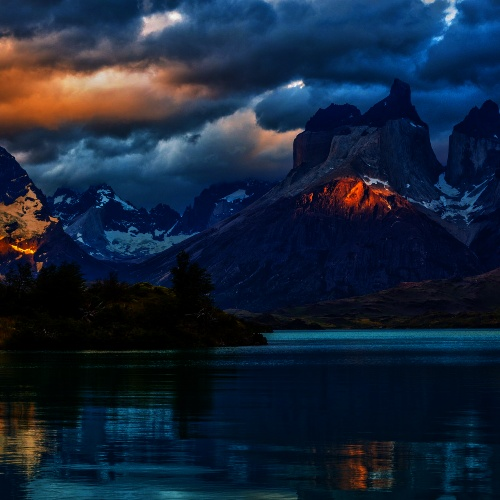
#> input picture GeneticDesignProject/Image-lib/crop1x1_cv2.jpg, 500 x 500 px, found by its file name
$ python -i Algorithm_Sosmed.py   (imports and definitions only)   (older library calls are emulated)
#> lines starting #> are read from the running program, lines starting #| are printed output that depends on the picture
### GeneticDesignProject/Algorithm_colorMaterial.py
import random
from PIL import Image, ImageDraw, ImageFilter, ImageFont
import cv2
from matplotlib import pyplot as plt
import numpy as np

# Light material color
red = (255,205,210)
pink = (248,187,208)
purple = (225,190,231)
deep_purple = (209,196,233)
indigo = (197,202,233)
blue = (187,222,251)
light_blue = (179,229,252)
cyan = (178,235,242)
teal = (178,223,219)

green = (200,230,201)
light_green = (220,237,200)
lime = (240,244,195)
yellow = (255,249,196)
amber = (255,236,179)
orange = (255,224,178)
deep_orange = (255,204,188)
brown = (215,204,200)
grey = (245,245,245)
blue_grey = (207,216,220)

# Dark material color
red800 = (198,40,40)
pink800 = (173,20,87)
purple800 = (106,27,154)
deepPurple800 = (69,39,160)
indigo800 =(40,53,147)
blue800 = (21,101,192)
lightBlue800 = (2,119,189)
cyan800 = (0,131,143)
teal800 = (0,105,92)
green800 = (46,125,50)
lightGreen800 = (85,139,47)
lime800 = (158,157,36)
yellow800 = (249,168,37)
amber800 = (255,143,0)
orange800 = (239,108,0)
deepOrange800 = (216,67,21)
brown800 = (78,52,46)
grey800 = (66,66,66)
blueGrey800 = (55,71,79)

# Function to ram=ndomize the color from database
# [36 lines left out: functions randomMaterialColor, selectColor, not called in this run]


# randomMaterialColor()

def LIGHTorDARK(image=None,
            posX = None, posY = None,
            sizeX = None, sizeY = None,
            ):

    if posX==None:
        image=image
    else:
        x1,y1,x2,y2 = posX, posY, (posX + sizeX), (posY + sizeY)
        image = image.crop((x1,y1,x2,y2))
        print('Auto color BW detection start with (x1,y1,x2,y2) : ',posX,posY,(posX + sizeX),(posY + sizeY))
    print('Result crop is = ',image)
    # image.show()

    # image = image.convert('RGB') #Select background from random image in a category
    #there is 4 category City, Dawn, Dusk, Night
    # image = Image.open('/home/linkgish/Desktop/WebApp2/GeneticDesignProject/Image-lib/background-lib/City/city-wallpaper-27.jpg')  #Import a single image as background
    #Converting PIL to OpenCV format (2 Dimension to 3 Dimensional Array)
    image = image.convert('RGB')
    image = np.array(image)
    image = image[:, :, ::-1].copy()
    # ploting the Histogram so it can be analyzed
    plt.hist(image.ravel(),256,[0,256])
    histr = cv2.calcHist([image], [0], None, [256], [0,256]) #Channel set to 0 for Grayscale image
    # Describe what is dark and light color, based on their histogram
    dark = np.average(histr[:150])
    light = np.average(histr[127:])
    print('Dark and Light = ',dark,' // ',light)        # Printing the dark and light param
    if (dark)>light:        # If dark give it light
        lightColor = (255,255,255)
        print('lightColor')
        return lightColor
    else:       # If light give it dark color
        darkColor = (55,71,79)
        print('darkColor')
        return darkColor

# [5 lines left out: function addAlpha, not called in this run]

# rgba = addAlpha(rgb=(1,1,1), alpha=20)
# print(rgba)

### GeneticDesignProject/Algorithm_Sosmed.py
from PIL import ImageFont, ImageDraw, Image, ImageFilter
import cv2
import numpy as np
from Algorithm_colorMaterial import LIGHTorDARK

logoIGPath = '/home/linkgish/Desktop/WebApp2/GeneticDesignProject/Image-lib/Logo-lib/logo-instagram.png'
backgroundPath = '/home/linkgish/Desktop/WebApp2/GeneticDesignProject/Image-lib/crop1x1_cv2.jpg'
fontPath = '/home/linkgish/Desktop/WebApp2/GeneticDesignProject/Font-lib/Muli/Muli-BlackItalic.ttf'   #Open custom font
fontSize = 400     #Set font size
pathLogo_IG = '/home/linkgish/Desktop/WebApp2/GeneticDesignProject/Image-lib/Logo-lib/logo-instagram.png'
pathLogo_FB = '/home/linkgish/Desktop/WebApp2/GeneticDesignProject/Image-lib/Logo-lib/logo-facebook.png'
pathLogo_WA = '/home/linkgish/Desktop/WebApp2/GeneticDesignProject/Image-lib/Logo-lib/logo-whatsapp.png'
pathLogo_LINE = '/home/linkgish/Desktop/WebApp2/GeneticDesignProject/Image-lib/Logo-lib/logo-line.png'
pathLogo_TELEGRAM = '/home/linkgish/Desktop/WebApp2/GeneticDesignProject/Image-lib/Logo-lib/logo-telegram.png'
pathLogo_WEB = '/home/linkgish/Desktop/WebApp2/GeneticDesignProject/Image-lib/Logo-lib/logo-www.png'
pathLogo_TWITTER = '/home/linkgish/Desktop/WebApp2/GeneticDesignProject/Image-lib/Logo-lib/logo-twitter.png'
pathLogo_YOUTUBE = '/home/linkgish/Desktop/WebApp2/GeneticDesignProject/Image-lib/Logo-lib/logo-youtube.png'

# Function to draw single IG account for large account sign purpose
# [56 lines left out: function drawIGaccount, not called in this run]

    # [6 lines of commented-out code are left out]

def drawAnotherSosmed(#isTrue=False,
                        image=None,
                        backgroundPath=backgroundPath,
                        fontPath=fontPath,
                        fontSize=fontSize,
                        fontColor='white',
                        ratioHeight = 5,
                        useOverlay = False,
                        forceColor = None,
                        account_IG = None ,
                        account_FB = None ,
                        account_WA = None ,
                        account_LINE = None ,
                        account_TELEGRAM = None ,
                        account_WEB = None ,
                        account_TWITTER = None,
                        account_YOUTUBE = None,
                        ratioXpaste = 50,
                        ratioYpaste = 87,
                    ):
    # IMport background as size reference
#> called with fontSize = 400, fontColor = 'white', ratioHeight = 5, useOverlay = False, ratioXpaste = 50, ratioYpaste = 87
    if image==None:
        img = Image.open(backgroundPath)
#> img is the input picture: PIL image 500x500 RGB; mean R, G, B 21.9, 36.2, 56.5
    else:
        img = image

    canvas = Image.new('RGBA',(img.size[0],img.size[1]))
#> canvas: PIL image 500x500 RGBA; every value is 0
    newCanvas = Image.new('RGBA',(0,0),0)
    # drawOn = ImageDraw.Draw(canvas)
    logoH = int(img.size[1]*ratioHeight/100)
#> logoH = 25
    # What logo will be create next? Make a list first
    listLogoPath = [pathLogo_FB, pathLogo_IG,
                        pathLogo_LINE, pathLogo_TELEGRAM,
                        pathLogo_TWITTER, pathLogo_WA,
                        pathLogo_WEB, pathLogo_YOUTUBE]
    listAccount = [account_FB, account_IG,
                    account_LINE, account_TELEGRAM,
                    account_TWITTER, account_WA,
                    account_WEB, account_YOUTUBE]

    fullAccCanvas = Image.new('RGBA',(10,10))
    placeX = 0
    placeY = img.size[1]*28//30
#> placeY = 466
    for i in range(len(listAccount)):
        if listAccount[i] != None:
            # print(i,' ada')
            pathLogo = listLogoPath[i]
            logo = Image.open(pathLogo).convert("RGBA")

            logoHratio = logoH/logo.size[1]
            logoNewSize = int(logo.size[0]*logoHratio), int(logo.size[1]*logoHratio)
            logo = logo.resize((logoNewSize), Image.ANTIALIAS)
            # logo.show()

            account = listAccount[i]

            font = ImageFont.truetype(fontPath,fontSize,0,"unic",None)  #Generate font
            textsize = font.getsize(account)   #Getting the width and height of the text
            nameAccCanvas = Image.new('RGBA',(textsize[0]+fontSize//3,textsize[1]),0)
            drawNAC = ImageDraw.Draw(nameAccCanvas)
            drawNAC.text((0,0), account, font = font, fill = fontColor)
            # nameAccCanvas.show()
            accountRatio = (logoH)/textsize[1]
            accountNewSize = int(textsize[0]*accountRatio), int(textsize[1]*accountRatio)

            nameAccCanvas = nameAccCanvas.resize(accountNewSize,Image.ANTIALIAS)
            # nameAccCanvas.show()

            padding = 5
            fullSize = accountNewSize[0]+logoNewSize[0]+padding , logoNewSize[1]
            fullAccCanvas = Image.new('RGBA', fullSize, color=0)
            # drawAC = ImageDraw.Draw(fullAccCanvas)
            fullAccCanvas.paste(logo, (0,0), logo)
            fullAccCanvas.paste(nameAccCanvas, ((logoNewSize[0]+padding),0), mask=None)
            # fullAccCanvas.show()

            pref_placeX = placeX
            placeX+=fullAccCanvas.size[0]


            if placeX>((img.size[0]*2)//3):
                # placeX=0
                placeY+=(logoH)+3
            else:
                pass
            # img.show()
            newCanvas = newCanvas.transform((placeX,logoH), Image.EXTENT, (0,0,placeX, logoH))#(newCanvas.size[0], newCanvas.size[1], placeX, logoH))
            newCanvas.paste(fullAccCanvas,(pref_placeX,0),fullAccCanvas)
            # newCanvas.show()
            # print((img.size[0]*2)//3,' < ',placeX,' & ',placeY)

        else:
            pass
            # [5 lines of commented-out code are left out]
    centerPaste = int((img.size[0]-newCanvas.size[0])*ratioXpaste/100), int(img.size[1]*ratioYpaste/100)
#> centerPaste = (250, 435)
    print(centerPaste)
#| (250, 435)
    if forceColor == None:
        colorDominant = LIGHTorDARK(image=img,
                                posX=centerPaste[0],posY=centerPaste[1],
                                sizeX=newCanvas.size[0],sizeY=newCanvas.size[1])
#| Result crop is =  <PIL.Image.Image image mode=RGB size=0x0 at 0x7F2B1B6BA950>
#> in LIGHTorDARK, `image = np.array(image)`: image = empty array
#> in LIGHTorDARK, `histr = cv2.calcHist([image], [0], None, [256], [0,256])`: histr = 256 values from 0 to 0
#> in LIGHTorDARK, `dark = np.average(histr[:150])`: dark = 0
#| Dark and Light =  0.0  //  0.0
#> colorDominant = (55, 71, 79)
    else:
        colorDominant = forceColor

    if (useOverlay==True):
        OverlayColor = Image.new('RGBA',newCanvas.size, color=colorDominant)
        newCanvas = Image.composite(OverlayColor, newCanvas, newCanvas)
        img.paste(newCanvas,(centerPaste),newCanvas)
        return img
    else:
        img.paste(newCanvas,(centerPaste),newCanvas)

        # newCanvas.show()
        # img.show()
        return img

'''
drawAnotherSosmed(account_IG = '@rzf.gsh',
                    account_FB = 'M Razif Rizqullah',
                    account_WA = '+62 822 3863 9221',
                    account_LINE = 'r.linkgish',
                    account_TELEGRAM = None,
                    account_WEB = None,
                    account_TWITTER = '@linkgish',
                    account_YOUTUBE = None
                    )'''

# [84 lines left out: function drawHashtag, not called in this run]
# drawHashtag()

>>> result = drawAnotherSosmed()
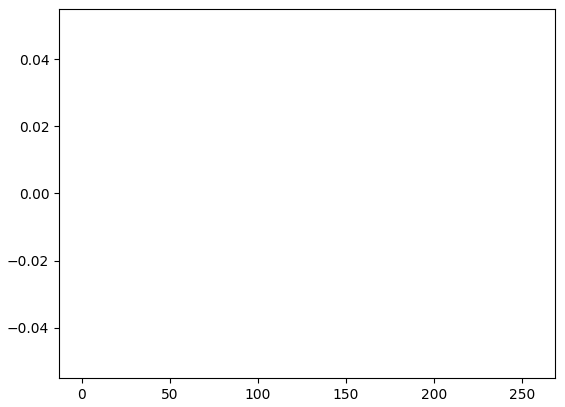
#> figure drawn by matplotlib, 1 panel
